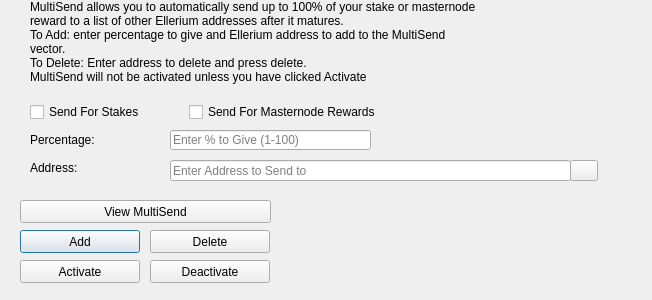
<?xml version="1.0" encoding="UTF-8"?>
<ui version="4.0">
 <class>MultiSendDialog</class>
 <widget class="QDialog" name="MultiSendDialog">
  <property name="windowModality">
   <enum>Qt::NonModal</enum>
  </property>
  <property name="geometry">
   <rect>
    <x>0</x>
    <y>0</y>
    <width>652</width>
    <height>300</height>
   </rect>
  </property>
  <property name="windowTitle">
   <string>MultiSend</string>
  </property>
  <widget class="QLineEdit" name="multiSendPercentEdit">
   <property name="geometry">
    <rect>
     <x>170</x>
     <y>130</y>
     <width>201</width>
     <height>20</height>
    </rect>
   </property>
   <property name="toolTip">
    <string>Enter whole numbers 1 - 100</string>
   </property>
   <property name="placeholderText">
    <string>Enter % to Give (1-100)</string>
   </property>
  </widget>
  <widget class="QLineEdit" name="multiSendAddressEdit">
   <property name="geometry">
    <rect>
     <x>170</x>
     <y>160</y>
     <width>401</width>
     <height>21</height>
    </rect>
   </property>
   <property name="toolTip">
    <string/>
   </property>
   <property name="placeholderText">
    <string>Enter Address to Send to</string>
   </property>
  </widget>
  <widget class="QLabel" name="label_2">
   <property name="geometry">
    <rect>
     <x>30</x>
     <y>0</y>
     <width>451</width>
     <height>121</height>
    </rect>
   </property>
   <property name="lineWidth">
    <number>1</number>
   </property>
   <property name="text">
    <string>MultiSend allows you to automatically send up to 100% of your stake or masternode reward to a list of other Ellerium addresses after it matures.
To Add: enter percentage to give and Ellerium address to add to the MultiSend vector.
To Delete: Enter address to delete and press delete.
MultiSend will not be activated unless you have clicked Activate</string>
   </property>
   <property name="alignment">
    <set>Qt::AlignLeading|Qt::AlignLeft|Qt::AlignTop</set>
   </property>
   <property name="wordWrap">
    <bool>true</bool>
   </property>
  </widget>
  <widget class="QLabel" name="message">
   <property name="geometry">
    <rect>
     <x>290</x>
     <y>200</y>
     <width>351</width>
     <height>91</height>
    </rect>
   </property>
   <property name="text">
    <string/>
   </property>
  </widget>
  <widget class="QPushButton" name="addButton">
   <property name="geometry">
    <rect>
     <x>20</x>
     <y>230</y>
     <width>120</width>
     <height>23</height>
    </rect>
   </property>
   <property name="toolTip">
    <string/>
   </property>
   <property name="statusTip">
    <string>Add to MultiSend Vector</string>
   </property>
   <property name="text">
    <string>Add</string>
   </property>
  </widget>
  <widget class="QPushButton" name="disableButton">
   <property name="geometry">
    <rect>
     <x>150</x>
     <y>260</y>
     <width>120</width>
     <height>23</height>
    </rect>
   </property>
   <property name="statusTip">
    <string>Deactivate MultiSend</string>
   </property>
   <property name="text">
    <string>Deactivate</string>
   </property>
  </widget>
  <widget class="QPushButton" name="addressBookButton">
   <property name="geometry">
    <rect>
     <x>570</x>
     <y>160</y>
     <width>28</width>
     <height>21</height>
    </rect>
   </property>
   <property name="toolTip">
    <string>Choose an address from the address book</string>
   </property>
   <property name="text">
    <string/>
   </property>
   <property name="icon">
    <iconset resource="../ellerium.qrc">
     <normaloff>:/icons/address-book</normaloff>:/icons/address-book</iconset>
   </property>
   <property name="shortcut">
    <string>Alt+A</string>
   </property>
   <property name="autoDefault">
    <bool>false</bool>
   </property>
  </widget>
  <widget class="QLabel" name="label">
   <property name="geometry">
    <rect>
     <x>30</x>
     <y>130</y>
     <width>121</width>
     <height>20</height>
    </rect>
   </property>
   <property name="toolTip">
    <string>Percentage of stake to send</string>
   </property>
   <property name="text">
    <string>Percentage:</string>
   </property>
  </widget>
  <widget class="QLabel" name="label_5">
   <property name="geometry">
    <rect>
     <x>30</x>
     <y>160</y>
     <width>111</width>
     <height>16</height>
    </rect>
   </property>
   <property name="toolTip">
    <string>Address to send portion of stake to</string>
   </property>
   <property name="text">
    <string>Address:</string>
   </property>
  </widget>
  <widget class="QPushButton" name="deleteButton">
   <property name="geometry">
    <rect>
     <x>150</x>
     <y>230</y>
     <width>120</width>
     <height>23</height>
    </rect>
   </property>
   <property name="toolTip">
    <string/>
   </property>
   <property name="statusTip">
    <string>Delete Address From MultiSend Vector</string>
   </property>
   <property name="text">
    <string>Delete</string>
   </property>
  </widget>
  <widget class="QPushButton" name="activateButton">
   <property name="geometry">
    <rect>
     <x>20</x>
     <y>260</y>
     <width>120</width>
     <height>23</height>
    </rect>
   </property>
   <property name="statusTip">
    <string>Activate MultiSend</string>
   </property>
   <property name="text">
    <string>Activate</string>
   </property>
  </widget>
  <widget class="QPushButton" name="viewButton">
   <property name="geometry">
    <rect>
     <x>20</x>
     <y>200</y>
     <width>251</width>
     <height>23</height>
    </rect>
   </property>
   <property name="toolTip">
    <string/>
   </property>
   <property name="statusTip">
    <string>View MultiSend Vector</string>
   </property>
   <property name="text">
    <string>View MultiSend</string>
   </property>
  </widget>
  <widget class="QWidget" name="horizontalLayoutWidget">
   <property name="geometry">
    <rect>
     <x>30</x>
     <y>100</y>
     <width>351</width>
     <height>24</height>
    </rect>
   </property>
   <layout class="QHBoxLayout" name="horizontalLayout">
    <item>
     <widget class="QCheckBox" name="multiSendStakeCheckBox">
      <property name="text">
       <string>Send For Stakes</string>
      </property>
     </widget>
    </item>
    <item>
     <widget class="QCheckBox" name="multiSendMasternodeCheckBox">
      <property name="text">
       <string>Send For Masternode Rewards</string>
      </property>
     </widget>
    </item>
   </layout>
  </widget>
 </widget>
 <resources>
  <include location="../ellerium.qrc"/>
 </resources>
 <connections/>
</ui>
